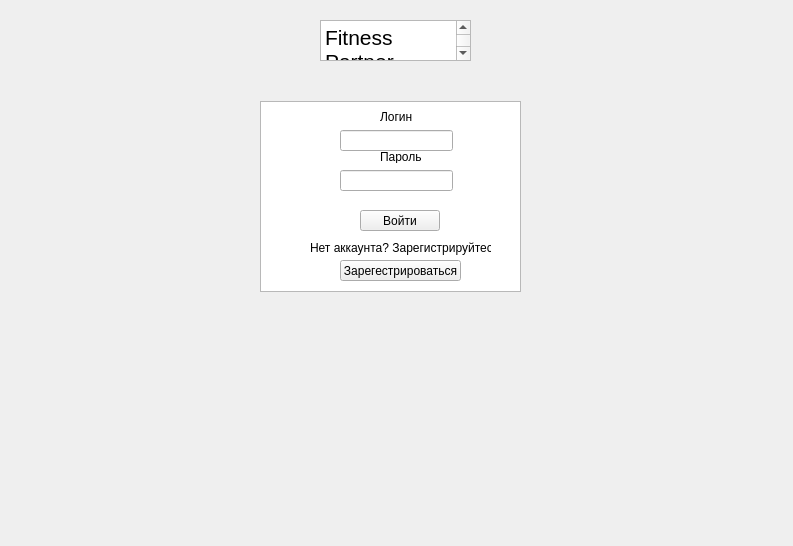
<?xml version="1.0" encoding="UTF-8"?>
<ui version="4.0">
 <class>AuthWindow</class>
 <widget class="QMainWindow" name="AuthWindow">
  <property name="geometry">
   <rect>
    <x>0</x>
    <y>0</y>
    <width>793</width>
    <height>546</height>
   </rect>
  </property>
  <property name="windowTitle">
   <string>MainWindow</string>
  </property>
  <widget class="QWidget" name="centralwidget">
   <widget class="QLineEdit" name="loginEdit">
    <property name="geometry">
     <rect>
      <x>340</x>
      <y>130</y>
      <width>113</width>
      <height>21</height>
     </rect>
    </property>
   </widget>
   <widget class="QLineEdit" name="passwordEdit">
    <property name="geometry">
     <rect>
      <x>340</x>
      <y>170</y>
      <width>113</width>
      <height>21</height>
     </rect>
    </property>
   </widget>
   <widget class="QPushButton" name="Register">
    <property name="geometry">
     <rect>
      <x>340</x>
      <y>260</y>
      <width>121</width>
      <height>21</height>
     </rect>
    </property>
    <property name="text">
     <string>Зарегестрироваться</string>
    </property>
   </widget>
   <widget class="QPushButton" name="Login">
    <property name="geometry">
     <rect>
      <x>360</x>
      <y>210</y>
      <width>80</width>
      <height>21</height>
     </rect>
    </property>
    <property name="text">
     <string>Войти</string>
    </property>
   </widget>
   <widget class="QLabel" name="BG">
    <property name="geometry">
     <rect>
      <x>0</x>
      <y>0</y>
      <width>793</width>
      <height>546</height>
     </rect>
    </property>
    <property name="text">
     <string/>
    </property>
    <property name="pixmap">
     <pixmap>authbg.png</pixmap>
    </property>
   </widget>
   <widget class="QTextBrowser" name="textBrowser">
    <property name="geometry">
     <rect>
      <x>260</x>
      <y>101</y>
      <width>261</width>
      <height>191</height>
     </rect>
    </property>
   </widget>
   <widget class="QTextBrowser" name="textBrowser_2">
    <property name="geometry">
     <rect>
      <x>320</x>
      <y>20</y>
      <width>151</width>
      <height>41</height>
     </rect>
    </property>
    <property name="html">
     <string>&lt;!DOCTYPE HTML PUBLIC &quot;-//W3C//DTD HTML 4.0//EN&quot; &quot;http://www.w3.org/TR/REC-html40/strict.dtd&quot;&gt;
&lt;html&gt;&lt;head&gt;&lt;meta name=&quot;qrichtext&quot; content=&quot;1&quot; /&gt;&lt;style type=&quot;text/css&quot;&gt;
p, li { white-space: pre-wrap; }
&lt;/style&gt;&lt;/head&gt;&lt;body style=&quot; font-family:'MS Shell Dlg 2'; font-size:8.25pt; font-weight:400; font-style:normal;&quot;&gt;
&lt;p style=&quot; margin-top:0px; margin-bottom:0px; margin-left:0px; margin-right:0px; -qt-block-indent:0; text-indent:0px;&quot;&gt;&lt;span style=&quot; font-size:16pt;&quot;&gt;Fitness Partner&lt;/span&gt;&lt;/p&gt;&lt;/body&gt;&lt;/html&gt;</string>
    </property>
   </widget>
   <widget class="QLabel" name="logintext">
    <property name="geometry">
     <rect>
      <x>380</x>
      <y>110</y>
      <width>47</width>
      <height>13</height>
     </rect>
    </property>
    <property name="text">
     <string>Логин</string>
    </property>
   </widget>
   <widget class="QLabel" name="passtext">
    <property name="geometry">
     <rect>
      <x>380</x>
      <y>150</y>
      <width>47</width>
      <height>13</height>
     </rect>
    </property>
    <property name="text">
     <string>Пароль</string>
    </property>
   </widget>
   <widget class="QLabel" name="Rtext">
    <property name="geometry">
     <rect>
      <x>310</x>
      <y>240</y>
      <width>181</width>
      <height>16</height>
     </rect>
    </property>
    <property name="text">
     <string>Нет аккаунта? Зарегистрируйтесь.</string>
    </property>
   </widget>
   <zorder>BG</zorder>
   <zorder>textBrowser</zorder>
   <zorder>loginEdit</zorder>
   <zorder>passwordEdit</zorder>
   <zorder>Register</zorder>
   <zorder>Login</zorder>
   <zorder>textBrowser_2</zorder>
   <zorder>logintext</zorder>
   <zorder>passtext</zorder>
   <zorder>Rtext</zorder>
  </widget>
 </widget>
 <resources/>
 <connections/>
</ui>
